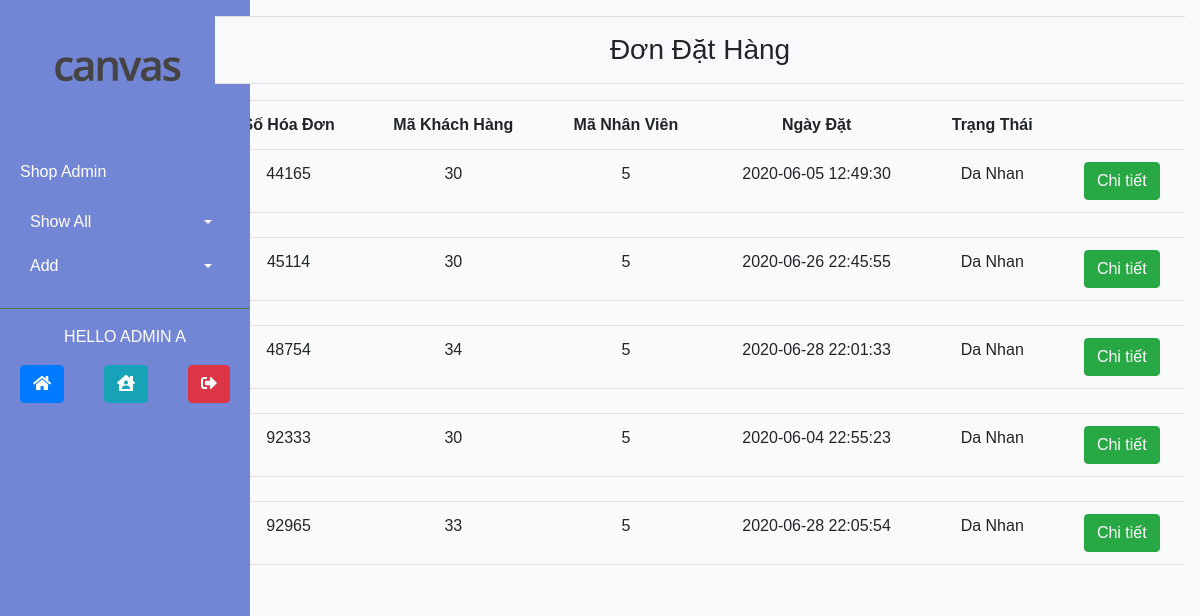
The app's page /Resoures/php/detailorder.php (signed in) with its own data.
### tables this page shows
CREATE TABLE `dathang` (
  `SoDonDH` int(5) NOT NULL,
  `MSKH` int(5) NOT NULL,
  `MSNV` int(5) DEFAULT NULL,
  `NgayDH` datetime NOT NULL DEFAULT current_timestamp(),
  `TrangThai` varchar(10) NOT NULL
);

### Resoures/php/detailorder.php (the view, shortened to what this page needs)
<?php session_start();
	if(!isset($_SESSION["admin"])){
		echo '<script type="text/javascript">window.history.back();</script>';
	}else{
		?>
<!DOCTYPE html>
<html lang="en">
<head>
	<link rel="stylesheet" type="text/css" href="../bootstrap/css/bootstrap.min.css">
	<link rel="stylesheet" type="text/css" href="../css/style_admin.css">
	<link rel="stylesheet"  href="../fontawesome/css/all.css">
</head>
<body>
	<div class="container-fluid">
		<div class="row">
			<div class="col-2">
				<?php include 'admin_nav.php';?>
			</div>
			<div class="col-md-10">
				<?php
				include 'connect.php';
				$sql = "SELECT * FROM `dathang`";
				$result = mysqli_query($connect,$sql);
				?>
				<div class="sticky-top text-center bg-light">
					<hr><h3>Đơn Đặt Hàng</h3><hr>
				</div>
				<table class="table text-center">
					<tr>
						<th>Số Hóa Đơn</th>
						<th>Mã Khách Hàng</th>
						<th>Mã Nhân Viên</th>
						<th>Ngày Đặt</th>
                        <th>Trạng Thái</th>
                        <th></th>
					</tr>
					<?php
						while($row = mysqli_fetch_array($result)){
							echo "<tr>";
							echo "<td>".$row['SoDonDH']."</td>";
							echo "<td>".$row['MSKH']."</td>";
							echo "<td>".$row['MSNV']."</td>";
                            echo "<td>".$row['NgayDH']."</td>";
                            echo "<td>".$row['TrangThai']."</td>";
                            ?>
                                <td>
                                    <button class="btn btn-success" data-toggle="collapse" data-target="<?php echo "#detail".$row['SoDonDH']?>">Chi tiết</button>
                                </td>
                            </tr>
                            <tr>
                                <td colspan="6">
                                </td>
                            </tr>
                        <?php
						}
					?>
				</table>
			</div>
		</div>
	</div>
</body>
</html>
<?php
	}
	?>

### Resoures/css/style_admin.css (style rules this page uses)
body { font-family: 'Poppins' , sans-serif; background: #fafafa; }

### records on screen
dathang: SoDonDH "44165", MSKH "30", MSNV "5", NgayDH "2020-06-05 12:49:30", TrangThai "Da Nhan"
dathang: SoDonDH "45114", MSKH "30", MSNV "5", NgayDH "2020-06-26 22:45:55", TrangThai "Da Nhan"
dathang: SoDonDH "48754", MSKH "34", MSNV "5", NgayDH "2020-06-28 22:01:33", TrangThai "Da Nhan"
dathang: SoDonDH "92333", MSKH "30", MSNV "5", NgayDH "2020-06-04 22:55:23", TrangThai "Da Nhan"
dathang: SoDonDH "92965", MSKH "33", MSNV "5", NgayDH "2020-06-28 22:05:54", TrangThai "Da Nhan"

### other values on screen
$_SESSION['User_Name'] "ADMIN A"
